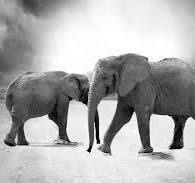
#> input picture test_gray.jpg, 195 x 183 px
$ python simple_colorize.py
#> lines starting #> are read from the running program, lines starting #| are printed output that depends on the picture
import cv2
import numpy as np

# Read grayscale image
gray_img = cv2.imread("test_gray.jpg")  # put your grayscale image in the same folder
#> gray_img is the input picture: shape (183, 195, 3); min 0, max 255, mean 174.3
if gray_img is None:
    print("❌ Image not found!")
    exit()

# Convert to RGB
gray_img = cv2.cvtColor(gray_img, cv2.COLOR_BGR2GRAY)
#> gray_img: shape (183, 195)
gray_img_3ch = cv2.cvtColor(gray_img, cv2.COLOR_GRAY2BGR)

# Load OpenCV's colorization model (pretrained)
prototxt = cv2.data.haarcascades + "colorization_deploy_v2.prototxt"
model = cv2.data.haarcascades + "colorization_release_v2.caffemodel"

# Actually, OpenCV has a simpler way to demonstrate fake colorization:
color_img = cv2.applyColorMap(gray_img, cv2.COLORMAP_JET)
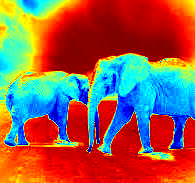
#> color_img: shape (183, 195, 3); mean B, G, R 77.7, 94.2, 149

# Save output
cv2.imwrite("colorized_output.jpg", color_img)
print("✅ Colorized image saved as colorized_output.jpg")

$ run again, with img3.jpg copied over test_gray.jpg
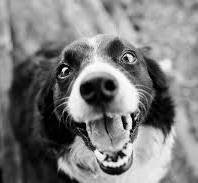
#> input picture img3.jpg, 198 x 183 px
#> gray_img is the input picture: shape (183, 198, 3); min 0, max 255, mean 124.2
#> gray_img: shape (183, 198)
#> `color_img = cv2.applyColorMap(gray_img, cv2.COLORMAP_JET)`:
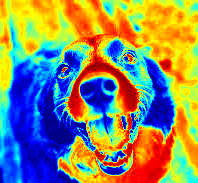
#> color_img: shape (183, 198, 3); mean B, G, R 103.9, 138.5, 138.4
